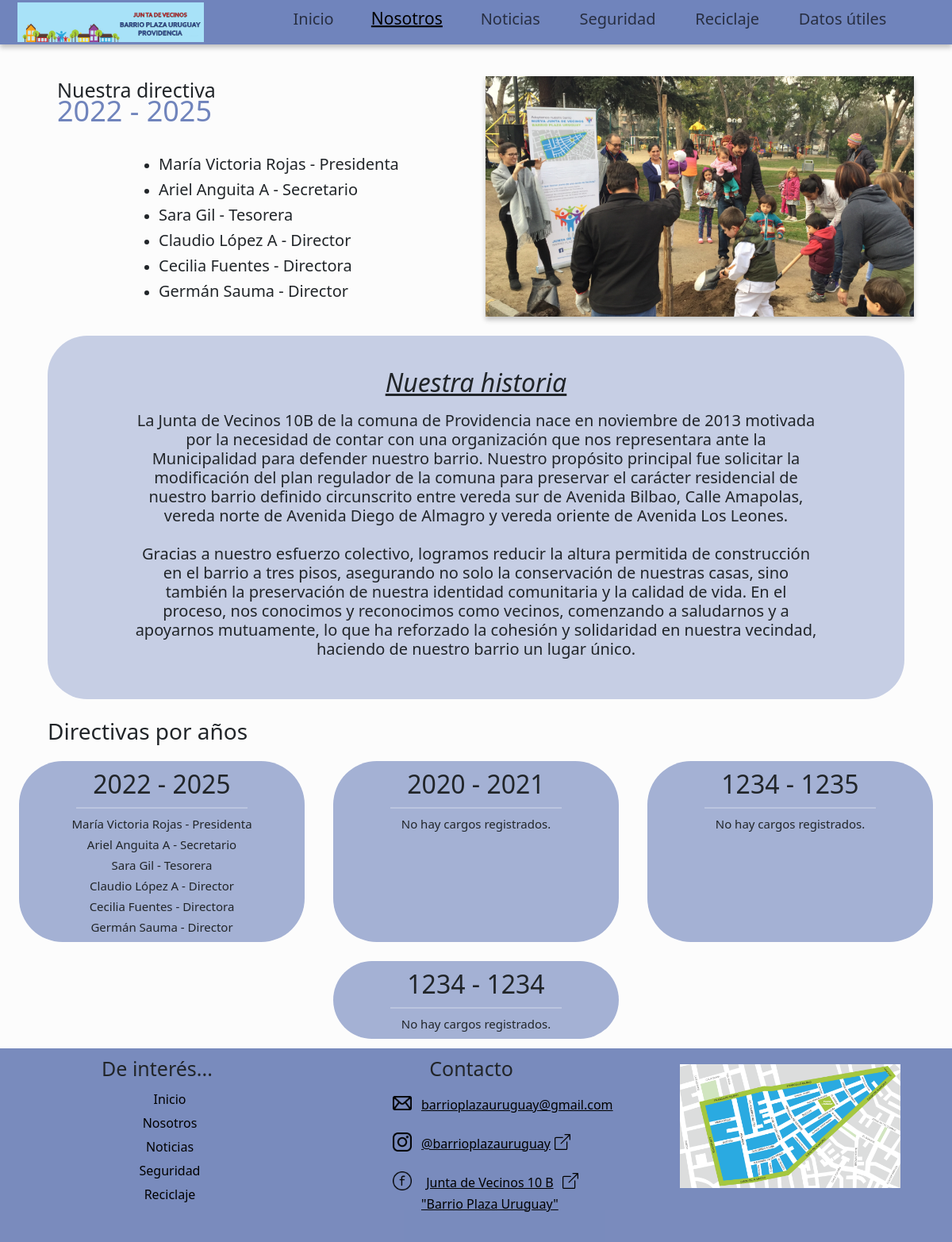
The page /nosotros/ on the database as committed earlier.
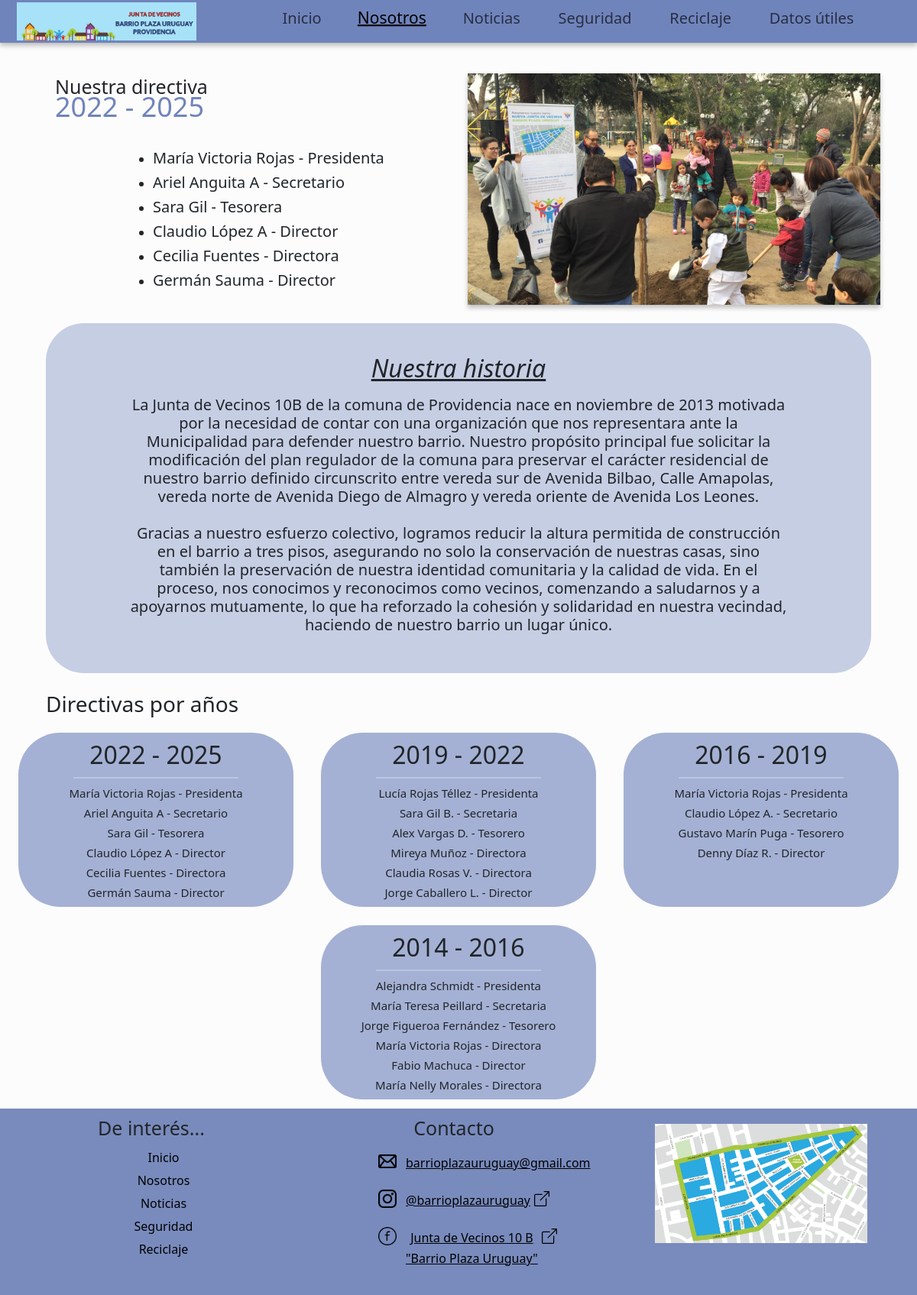
The same page on the database as committed later.
### directivas/models.py (models this page shows, shortened)
class Cargos(models.Model):
    nombre = models.CharField(max_length=100)
    cargo = models.CharField(max_length=100)
    id_directiva = models.ForeignKey(Directivas, on_delete=models.CASCADE)

class Directivas(models.Model):
    anio_inicio = models.IntegerField()
    anio_fin = models.IntegerField()
    nombre = models.CharField(max_length=50, blank=True, null=True)

### directivas/views.py (the view)
# urls.py: path('nosotros/', vd.nosotros),
def nosotros(request):
    max_anio_fin = Directivas.objects.aggregate(Max('anio_fin'))['anio_fin__max']
    directiva_mayor_anio = Directivas.objects.filter(anio_fin=max_anio_fin).first()
    if directiva_mayor_anio:
        cargos_mayor = Cargos.objects.filter(id_directiva=directiva_mayor_anio.id)
    else:
        cargos_mayor = []
    directivas = Directivas.objects.prefetch_related('cargos_set').order_by('-anio_fin')
    return render(request, 'nosotros.html', {
        'directiva_mayor': directiva_mayor_anio,
        'cargos_mayor': cargos_mayor,
        'directivas': directivas,
    })

### directivas/templates/nosotros.html (shortened to what this page needs)
{%extends "index.html"%}
{%load static%}
{%block content%}
    <div class="nosotros">
        <div class="primera-seccion">
            <div class="contentL content">
                <div class="text">
                    <div class="title">
                        <h3> Nuestra directiva </h3>
                        <h2><span class="resaltadoPlaza">{% if directiva_mayor %} {{ directiva_mayor.nombre }} {% endif %}</span></h2>
                    </div>
                    <p class="parrafoEntrada">
                        <div class="directiva-principal">
                            <ul>
                                {% for cargo in cargos_mayor %}
                                <li><h5>{{cargo.nombre}} - {{cargo.cargo}}</h5></li>
                                {% empty %}
                            <li><h5>No hay cargos registrados :(</h5> </li>
                            {% endfor %}
                            </ul>
                        </div>
                    </p>
                </div>
            </div>
            <div class="contentR content">
                <img id="mapa" src="{% static 'img/fotoDirectivas.jpg' %}" alt="mapa">
            </div>
        </div>
        <div class="segunda-seccion">
            <div class="text">
                <div class="title">
                <h2>Nuestra historia</h2>
                </div>
            <div >
                <h5>
                    La Junta de Vecinos 10B de la comuna de Providencia nace en noviembre de 2013 motivada por la necesidad de contar con una organización que nos representara ante la Municipalidad para defender nuestro barrio. Nuestro propósito principal fue solicitar la modificación del plan regulador de la comuna para preservar el carácter residencial de nuestro barrio definido circunscrito entre vereda sur de Avenida Bilbao, Calle Amapolas, vereda norte de Avenida Diego de Almagro y vereda oriente de Avenida Los Leones.
                    <br><br>
                    Gracias a nuestro esfuerzo colectivo, logramos reducir la altura permitida de construcción en el barrio a tres pisos, asegurando no solo la conservación de nuestras casas, sino también la preservación de nuestra identidad comunitaria y la calidad de vida. En el proceso, nos conocimos y reconocimos como vecinos, comenzando a saludarnos y a apoyarnos mutuamente, lo que ha reforzado la cohesión y solidaridad en nuestra vecindad, haciendo de nuestro barrio un lugar único.
                    </h5>
            </div>
            </div>
        </div>
        <div class="tercera-seccion">
            <h3>Directivas por años</h3>
            <div class="container-directivas">
                {% for directiva in directivas %}
                <div class="directiva">
                    <div>
                        <h2>{{ directiva.nombre }}</h2>
                        <hr>
                        {% for cargo in directiva.cargos_set.all %}
                            <h5>{{ cargo.nombre }} - {{ cargo.cargo }}</h5>
                        {% empty %}
                            <h5>No hay cargos registrados.</h5>
                        {% endfor %}
                    </div>
                </div>
                {% endfor %}
            </div>
        </div>
    </div>
{%endblock%}

Rows that differ between the two databases and show on the page:
removed Directivas: nombre "2020 - 2021"
removed Directivas: nombre "1234 - 1235"
removed Directivas: nombre "1234 - 1234"
added Directivas: nombre "2019 - 2022"
added Cargos: nombre "Lucía Rojas Téllez", cargo "Presidenta", shown under "2019 - 2022"
added Cargos: nombre "Sara Gil B.", cargo "Secretaria", shown under "2019 - 2022"
added Cargos: nombre "Alex Vargas D.", cargo "Tesorero", shown under "2019 - 2022"
added Cargos: nombre "Mireya Muñoz", cargo "Directora", shown under "2019 - 2022"
added Cargos: nombre "Claudia Rosas V.", cargo "Directora", shown under "2019 - 2022"
added Cargos: nombre "Jorge Caballero L.", cargo "Director", shown under "2019 - 2022"
added Directivas: nombre "2016 - 2019"
added Cargos: nombre "María Victoria Rojas", cargo "Presidenta", shown under "2016 - 2019"
added Cargos: nombre "Claudio López A.", cargo "Secretario", shown under "2016 - 2019"
added Cargos: nombre "Gustavo Marín Puga", cargo "Tesorero", shown under "2016 - 2019"
added Cargos: nombre "Denny Díaz R.", cargo "Director", shown under "2016 - 2019"
added Directivas: nombre "2014 - 2016"
added Cargos: nombre "Alejandra Schmidt", cargo "Presidenta", shown under "2014 - 2016"
added Cargos: nombre "María Teresa Peillard", cargo "Secretaria", shown under "2014 - 2016"
added Cargos: nombre "Jorge Figueroa Fernández", cargo "Tesorero", shown under "2014 - 2016"
added Cargos: nombre "María Victoria Rojas", cargo "Directora", shown under "2014 - 2016"
added Cargos: nombre "Fabio Machuca", cargo "Director", shown under "2014 - 2016"
added Cargos: nombre "María Nelly Morales", cargo "Directora", shown under "2014 - 2016"
